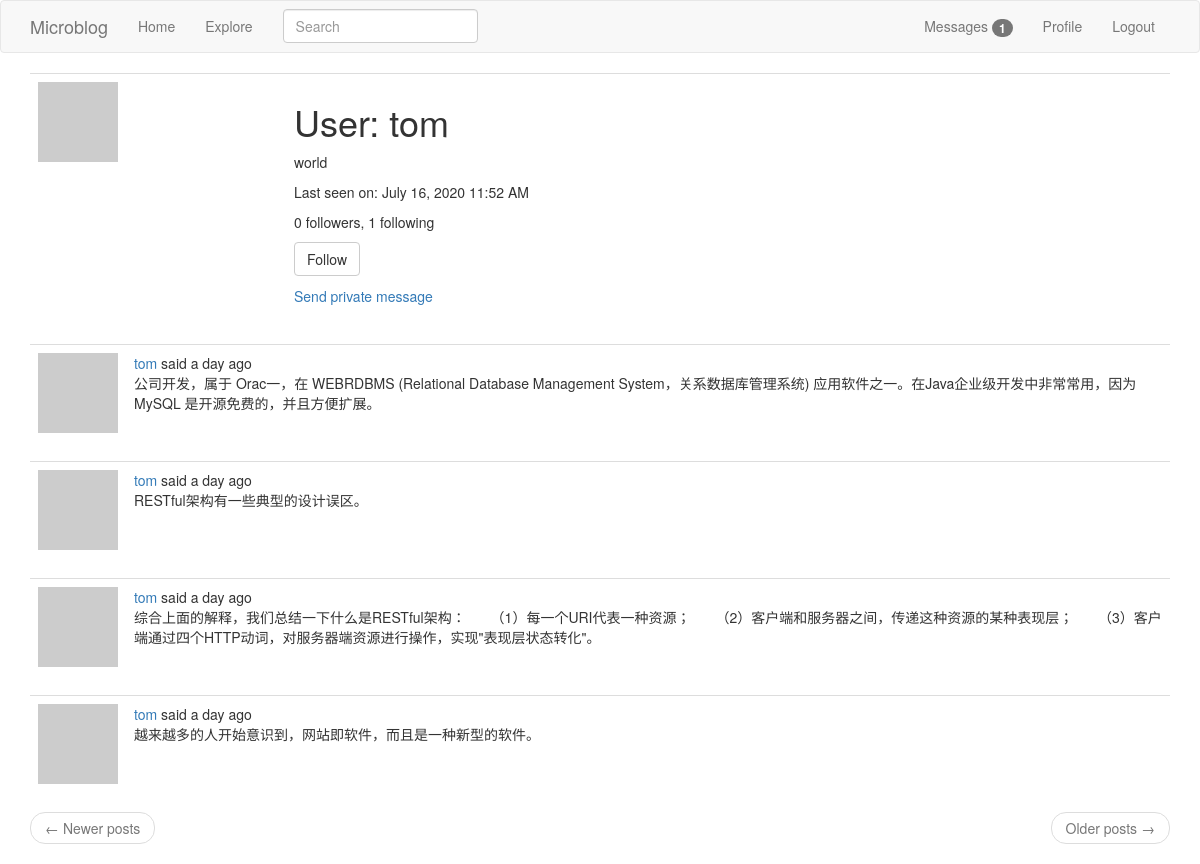
/user/tom (signed in), run on the app's committed database.
### app/models.py (models this page shows, shortened)
class User(UserMixin, db.Model):
    id = db.Column(db.Integer, primary_key=True)
    username = db.Column(db.String(64), index=True, unique=True)
    email = db.Column(db.String(120), index=True, unique=True)
    password_hash = db.Column(db.String(128))
    posts = db.relationship('Post', backref='author', lazy='dynamic')
    about_me = db.Column(db.String(140))
    last_seen = db.Column(db.DateTime, default=datetime.utcnow)
    followed = db.relationship(
        'User', secondary=followers,
        primaryjoin=(followers.c.follower_id == id),
        secondaryjoin=(followers.c.followed_id == id),
        backref=db.backref('followers', lazy='dynamic'), lazy='dynamic')
    messages_sent = db.relationship('Message',
                                    foreign_keys='Message.sender_id',
                                    backref='author', lazy='dynamic')
    messages_received = db.relationship('Message',
                                        foreign_keys='Message.recipient_id',
                                        backref='recipient', lazy='dynamic')
    last_message_read_time = db.Column(db.DateTime)
    notifications = db.relationship('Notification', backref='user',
                                    lazy='dynamic')
    def avatar(self, size):
        digest = md5(self.email.lower().encode('utf-8')).hexdigest()
        return 'https://www.gravatar.com/avatar/{}?d=identicon&s={}'.format(
            digest, size)
    def is_following(self, user):
        return self.followed.filter(
            followers.c.followed_id == user.id).count() > 0
    def new_messages(self):
        last_read_time = self.last_message_read_time or datetime(1900, 1, 1)
        return Message.query.filter_by(recipient=self).filter(
            Message.timestamp > last_read_time).count()

class SearchableMixin(object):
    @classmethod
    def before_commit(cls, session):
        session._changes = {
            'add': list(session.new),
            'update': list(session.dirty),
            'delete': list(session.deleted)
        }
    @classmethod
    def after_commit(cls, session):
        for obj in session._changes['add']:
            if isinstance(obj, SearchableMixin):
                add_to_index(obj.__tablename__, obj)
        for obj in session._changes['update']:
            if isinstance(obj, SearchableMixin):
                add_to_index(obj.__tablename__, obj)
        for obj in session._changes['delete']:
            if isinstance(obj, SearchableMixin):
                remove_from_index(obj.__tablename__, obj)
        session._changes = None

class Post(SearchableMixin, db.Model):
    __searchable__ = ['body']
    id = db.Column(db.Integer, primary_key=True)
    body = db.Column(db.String(140))
    timestamp = db.Column(db.DateTime, index=True, default=datetime.utcnow)
    user_id = db.Column(db.Integer, db.ForeignKey('user.id'))
    language = db.Column(db.String(5))

### app/main/routes.py (the view)
@bp.route('/user/<username>')
@login_required
def user(username):
    user = User.query.filter_by(username=username).first_or_404()
    page = request.args.get('page', 1, type=int)
    posts = user.posts.order_by(Post.timestamp.desc()).paginate(
        page, current_app.config['POSTS_PER_PAGE'], False)
    next_url = url_for('main.user', username=user.username,
                       page=posts.next_num) if posts.has_next else None
    prev_url = url_for('main.user', username=user.username,
                       page=posts.prev_num) if posts.has_prev else None
    form = EmptyForm()
    return render_template('user.html', user=user, posts=posts.items,
                           next_url=next_url, prev_url=prev_url, form=form)

### app/main/forms.py
class SearchForm(FlaskForm):
    q = StringField(_l('Search'), validators=[DataRequired()])
    def __init__(self, *args, **kwargs):
        if 'formdata' not in kwargs:
            kwargs['formdata'] = request.args
        if 'csrf_enabled' not in kwargs:
            kwargs['csrf_enabled'] = False
        super(SearchForm, self).__init__(*args, **kwargs)

class EmptyForm(FlaskForm):
    submit = SubmitField('Submit')

### app/main/routes.py (called while the page is built)
@bp.before_app_request
def before_request():
    if current_user.is_authenticated:
        current_user.last_seen = datetime.utcnow()
        db.session.commit()
        g.search_form = SearchForm()
    g.locale = str(get_locale())

### app/models.py (called while the page is built)
@login.user_loader
def load_user(id):
    return User.query.get(int(id))

### app/templates/user.html (shortened to what this page needs)
{% extends "base.html" %}
{% block app_content %}
    <table class="table table-hover">
        <tr>
            <td width="256px"><img src="{{ user.avatar(256) }}"></td>
            <td>
                <h1>{{ _('User') }}: {{ user.username }}</h1>
                {% if user.about_me %}<p>{{ user.about_me }}</p>{% endif %}
                {% if user.last_seen %}
                <p>{{ _('Last seen on') }}: {{ moment(user.last_seen).format('LLL') }}</p>
                {% endif %}
                <p>{{ _('%(count)d followers', count=user.followers.count()) }}, {{ _('%(count)d following', count=user.followed.count()) }}</p>
                {% if user == current_user %}
                <p><a href="{{ url_for('main.edit_profile') }}">{{ _('Edit your profile') }}</a></p>
                {% elif not current_user.is_following(user) %}
                <p>
                    <form action="{{ url_for('main.follow', username=user.username) }}" method="post">
                        {{ form.submit(value=_('Follow'), class_='btn btn-default') }}
                    </form>
                </p>
                {% endif %}
                {% if user != current_user %}
                <p><a href="{{ url_for('main.send_message', recipient=user.username) }}">{{ _('Send private message') }}</a></p>
                {% endif %}
            </td>
        </tr>
    </table>
    {% for post in posts %}
        {% include '_post.html' %}
    {% endfor %}
    <nav aria-label="...">
        <ul class="pager">
            <li class="previous{% if not prev_url %} disabled{% endif %}">
                <a href="{{ prev_url or '#' }}">
                    <span aria-hidden="true">&larr;</span> {{ _('Newer posts') }}
                </a>
            </li>
            <li class="next{% if not next_url %} disabled{% endif %}">
                <a href="{{ next_url or '#' }}">
                    {{ _('Older posts') }} <span aria-hidden="true">&rarr;</span>
                </a>
            </li>
        </ul>
    </nav>
{% endblock %}

### app/templates/_post.html (shortened to what this page needs)
    <table class="table table-hover">
        <tr>
            <td width="70px">
                <a href="{{ url_for('main.user', username=post.author.username) }}">
                    <img src="{{ post.author.avatar(70) }}" />
                </a>
            </td>
            <td>
                {{ _('%(username)s said %(when)s',
                    username=user_link, when=moment(post.timestamp).fromNow()) }}
                <br>
                <span id="post{{ post.id }}">{{ post.body }}</span>
            </td>
        </tr>
    </table>

### data on the page
User: username "tom", about_me "world", last_seen "July 16, 2020 11:52 AM"
Post: body "公司开发，属于 Orac一，在 WEBRDBMS (Relational Database Management System，关系数据库管理系统) 应用软件之一。在Java企业级开发中非常常用，因为 MySQL 是开源免费的，并且方便扩展。"
Post: body "RESTful架构有一些典型的设计误区。"
Post: body "综合上面的解释，我们总结一下什么是RESTful架构： （1）每一个URI代表一种资源； （2）客户端和服务器之间，传递这种资源的某种表现层； （3）客户端通过四个HTTP动词，对服务器端资源进行操作，实现\"表现层状态转化\"。"
Post: body "越来越多的人开始意识到，网站即软件，而且是一种新型的软件。"

### other printed values
{{ new_messages }} "1"
